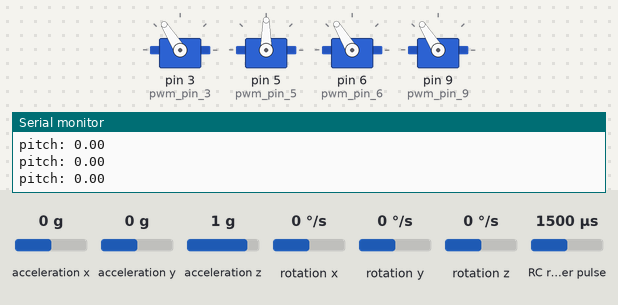
This sketch was run on a simulated Arduino Uno, built with avr-gcc and run on an emulated ATmega328P. Parts: 4 × servo, the last lines printed to the serial monitor. Wiring (inferred from the names in the program): RC receiver channel: data pin 7. The inputs (shaded band) are chosen by the test bench; at power-on: acceleration y 0 g, RC receiver pulse 1500 µs, acceleration x 0 g, acceleration z 1 g, rotation x 0 °/s, rotation y 0 °/s, rotation z 0 °/s.

Above: at 6.2 s.
6.3 s: acceleration y set to -1.4 g
At 7.1 s:
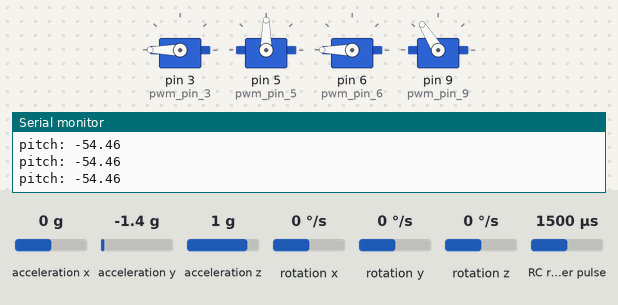
7.8 s: RC receiver pulse (sensor on pin 7) set to 1250 µs
At 9.0 s:
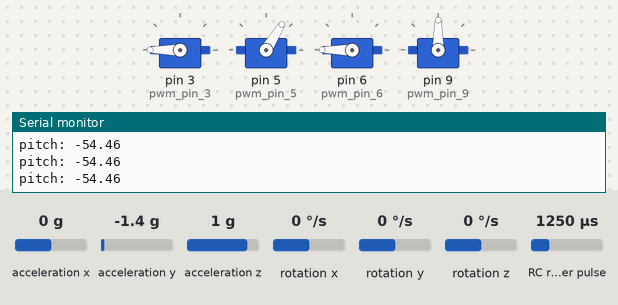
9.3 s: acceleration x set to -1.4 g
At 10.5 s:
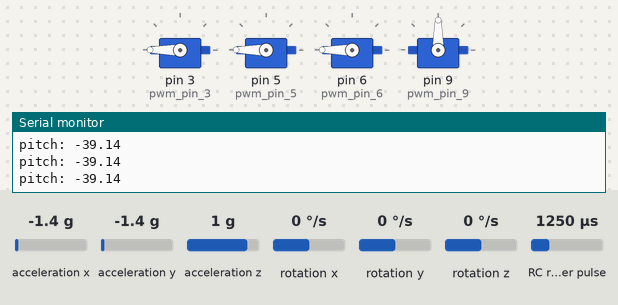
10.8 s: RC receiver pulse (sensor on pin 7) set to 1500 µs
At 11.3 s:
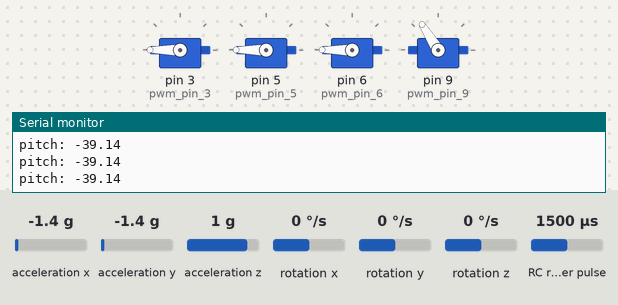
12.3 s: acceleration x set to -0.8 g
13.8 s: acceleration x set to -0.5 g
At 15.2 s:
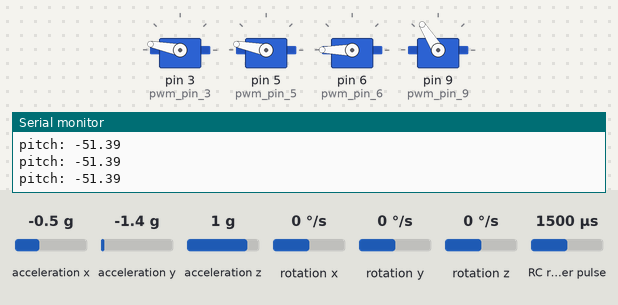
Timing chart, 0 to 16.3 s (numbered marks = the images above; inputs shaded):
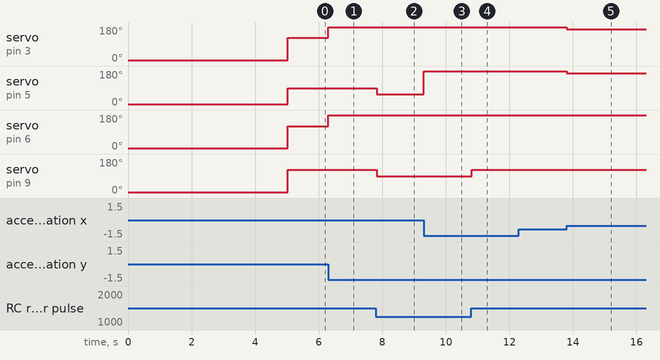

Measured:
- after the input at 6.3 s, servo on pin 3 (pwm_pin_3): 122° → 180° at once; servo on pin 6 (pwm_pin_6): 121° → 180° at once
- after the input at 7.8 s, servo on pin 5 (pwm_pin_5): 90° → 58° at once; servo on pin 9 (pwm_pin_9): 122° → 90° at once
- after the input at 9.3 s, servo on pin 5 (pwm_pin_5): 58° → 180° at once
- after the input at 10.8 s, servo on pin 9 (pwm_pin_9): 90° → 122° at once
- after the input at 13.8 s, servo on pin 3 (pwm_pin_3), servo on pin 5 (pwm_pin_5): 180° → 169° at once

The sketch:

full_flight_controller_program_v5.ino
```cpp
#include <Servo.h>
#include "Wire.h"
#include <MPU6050_light.h>

MPU6050 mpu(Wire);
int motor_speed = 180;
int increased_value;
int channel_1_pwm_pin = 4;
int channel_2_pwm_pin = 8;
int channel_3_pwn_pin = 7;
int channel_4_pwm_pin = 2;
int pwm_pin_3 =3;
int pwm_pin_5 =5;
int pwm_pin_6 =6;
int pwm_pin_9 =9;
int min_speed = 1275;
int off_value = 63;
int off_value_3 = 57;
int off_value_2 = 0;
int medium_speed = 1793;
int pitch_prev;
int p_gain = 3;
int p_output;
int i_gain = 1;
int i_output;
int d_gain = 1;
int d_output;
int pid_output;
int error_i;
int error;
int previous_error = 0;
int max_speed = 2310;
float pitch;
float roll;
float yaw;

unsigned long channel_1_signal_time;
unsigned long channel_2_signal_time;
unsigned long channel_3_signal_time;
unsigned long channel_4_signal_time;
unsigned long timer = 0;

bool condition = true;

Servo bm1;
Servo bm2;
Servo bm3;
Servo bm4;

void setup(){
  Serial.begin(9600);
  bm1.attach(pwm_pin_3);
  bm2.attach(pwm_pin_5);
  bm3.attach(pwm_pin_6);
  bm4.attach(pwm_pin_9);
  //arm the escs
  bm1.write(4);
  bm2.write(4);
  bm3.write(4);
  bm4.write(4);
  delay(2000);

  Wire.begin();
  byte status = mpu.begin();
  Serial.print(F("MPU6050 status: "));
  Serial.println(status);
  while(status!=0){ } // stop everything if could not connect to MPU6050

  Serial.println(F("Calculating offsets, do not move MPU6050"));
  delay(1000);
  mpu.calcOffsets(); // gyro and accelero
  Serial.println("Done!\n");
  delay(1000);

}


void loop(){

   channel_3_signal_time = pulseIn(channel_3_pwn_pin, HIGH);
   off_value = map(channel_3_signal_time,989,1967,55,182);
   if (off_value > 70){
   //if (channel_3_signal_time> 57){

     off_value_2 = 4;
     bm3.write(off_value);
     bm4.write(off_value+1);
     bm1.write(off_value+1);
     bm2.write(off_value-31);
     //-32 -1
     mpu.update();
     if((millis()-timer)>10){ // print data every 10ms
            pitch = mpu.getAngleX();
            roll = mpu.getAngleY();
            Serial.print("pitch: ");
            Serial.print(pitch);
            Serial.print('\n');
            //Serial.print("       ");
            //Serial.print("roll: ");
            //Serial.print(roll);
            //Serial.print('\n');
            timer = millis();
      }

      if (pitch >2){
          error = pitch - 0; //0 is the angle that we want the drone to be at, if we want the drone to be at a different angle(for example, to move forward), subtract the pitch by that angle
          p_output = error*p_gain+off_value;
          bm4.write(p_output);
          bm2.write(p_output);

       }
      if (pitch <-2){
          error = (pitch - 0)*-1; //0 is the angle that we want the drone to be at, if we want the drone to be at a different angle(for example, to move forward), subtract the pitch by that angle
          p_output = error*p_gain+off_value;
          bm3.write(p_output);
          bm1.write(p_output);

        }

      if (roll <-2){
          error = (roll - 0)*-1; //0 is the angle that we want the drone to be at, if we want the drone to be at a different angle(for example, to move forward), subtract the pitch by that angle
          p_output = error*p_gain+off_value;
          bm3.write(p_output);
          bm4.write(p_output);

        }
      if (roll > 2){
          error = roll - 0; //0 is the angle that we want the drone to be at, if we want the drone to be at a different angle(for example, to move forward), subtract the pitch by that angle
          p_output = error*p_gain+off_value;
          bm2.write(p_output);
          bm1.write(p_output);


        }

   }
}
```
